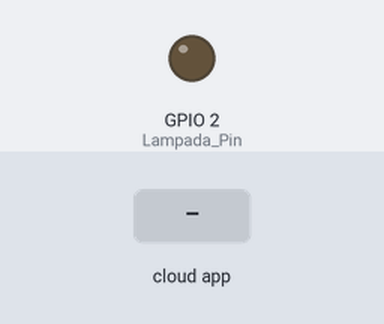
Recording of a sketch running on a simulated ESP8266 (NodeMCU). Parts: output pins drawn as LEDs (lit = HIGH). The inputs (shaded band) are chosen by the test bench. WiFi joins after 1.5 s; servers stay silent unless stated; what the sketch prints to the serial monitor is not drawn.

Above: at 2.7 s.
2.8 s: the phone or cloud app sets xxxxxxxxxxx to 1
At 3.3 s:
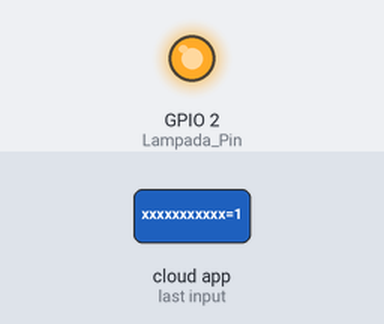
4.3 s: the phone or cloud app sets xxxxxxxxxxx to 0
At 5.7 s:
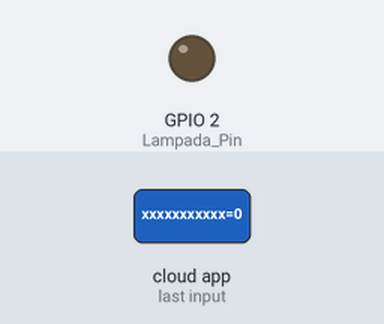
Timing chart, 0 to 7.3 s (numbered marks = the images above; inputs shaded):
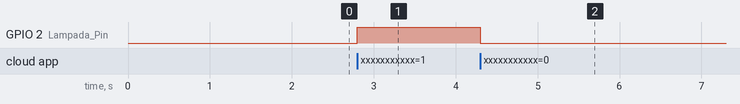

Measured:
- after the input at 2.8 s, GPIO 2 (Lampada_Pin): LOW → HIGH at once
- after the input at 4.3 s, GPIO 2 (Lampada_Pin): HIGH → LOW at once

The sketch:

alexa-git.ino
```cpp
#include <Arduino.h>
#include <ESP8266WiFi.h>
#include <ESPAsyncWebServer.h>
#include <ESPAsyncTCP.h>
#include "SinricPro.h"
#include "SinricProSwitch.h"


#define WIFI_SSID         "xxxxxxxxxxx"
#define WIFI_PASS         "xxxxxxxxxxx"
#define APP_KEY           "xxxxxxxxxxxxxxxxxxxxx"      //
#define APP_SECRET        "xxxxxxxxxxxxxxxxxxxxx"   //


#define Lampada_ID       "xxxxxxxxxxx"    //
#define Lampada_Pin 2  //
#define BAUD_RATE         9600

AsyncWebServer server(80);
void setupWiFi();
void setupSinricPro();
bool LampadaState(const String &deviceId, bool &state);


// main setup function
void setup() {


  Serial.begin(BAUD_RATE); Serial.printf("\r\n\r\n");
  setupWiFi();
  setupSinricPro();

  pinMode(Lampada_Pin, OUTPUT);

}

void loop() {

  SinricPro.handle();
}


bool LampadaState(const String &deviceId, bool &state) {
  digitalWrite(Lampada_Pin, state);
  return true; // request handled properly
}


//configs Wifi
void setupWiFi() {
  Serial.printf("\r\n[Wifi]: Conectando...");
  WiFi.begin(WIFI_SSID, WIFI_PASS);

  while (WiFi.status() != WL_CONNECTED) {
    Serial.printf(".");
    delay(250);
  }

  Serial.printf("Conectado!\r\n[WiFi]: Endereço de IP e %s\r\n", WiFi.localIP().toString().c_str());
}

// configs SinricPro
void setupSinricPro() {
  // add devices and callbacks to SinricPro

  SinricProSwitch &mySwitch2 = SinricPro[Lampada_ID];
  mySwitch2.onPowerState(LampadaState);

  // setup SinricPro
  SinricPro.onConnected([](){ Serial.printf("Conectado a nuvem SinricPro\r\n"); });
  SinricPro.onDisconnected([](){ Serial.printf("Desconectado a nuvem SinricPro\r\n"); });
  SinricPro.begin(APP_KEY, APP_SECRET);
}
```
